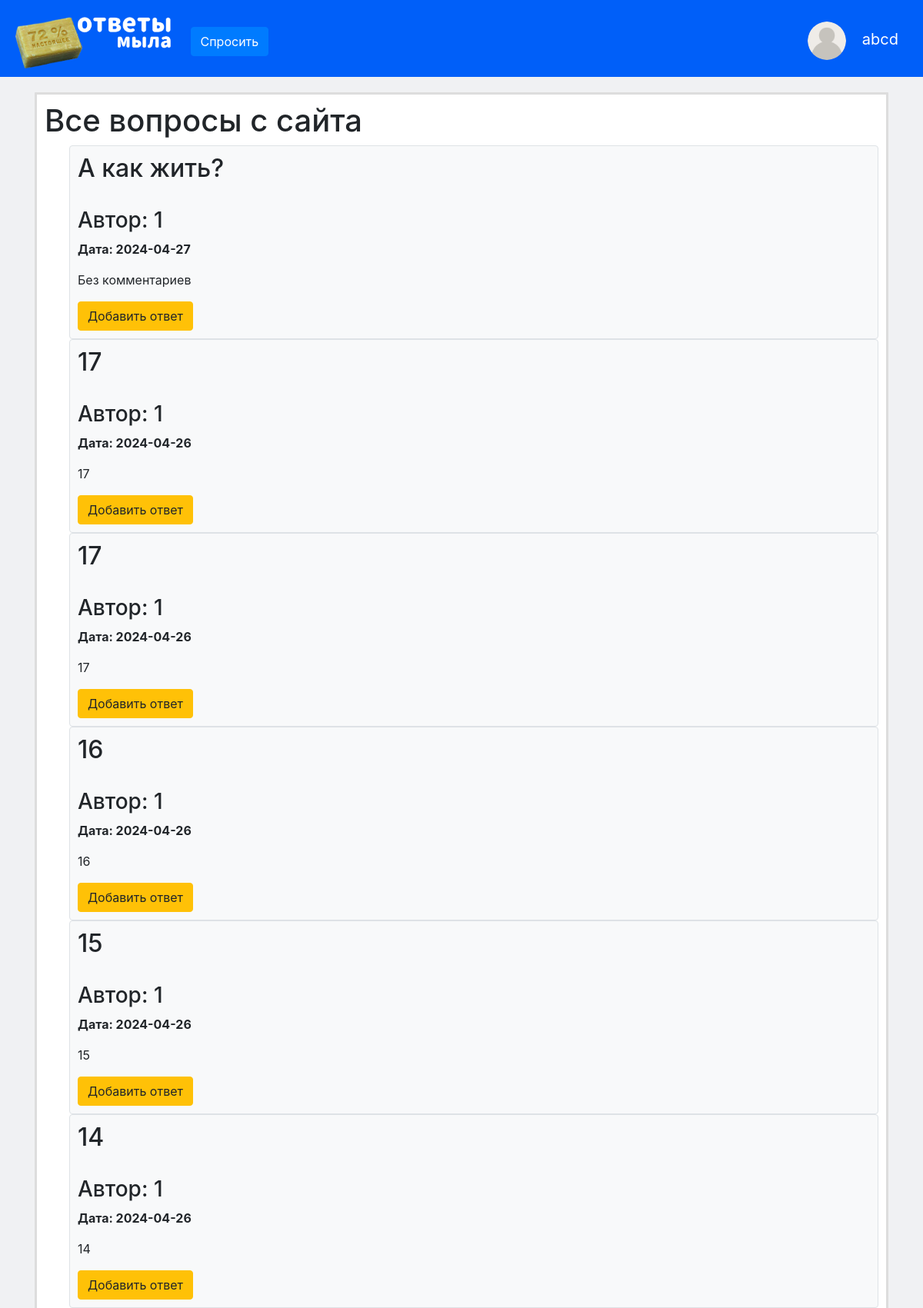
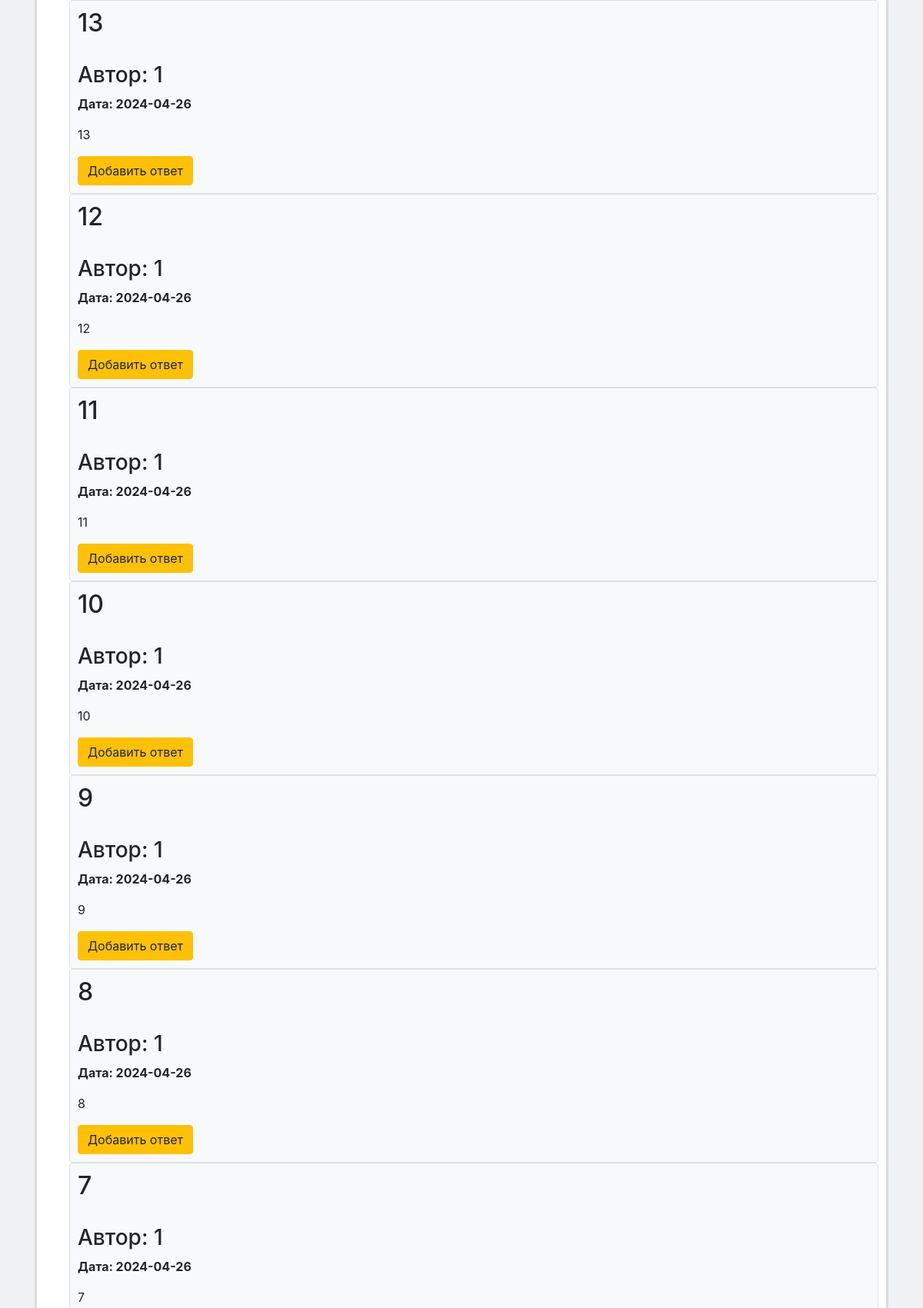
Screenshot of /show_questions (signed in, upper part) with the database file from the repository (2 pictures, top to bottom).
### data/users.py (models this page shows, shortened)
class User(SqlAlchemyBase, UserMixin):
    __tablename__ = 'users'
    id = sqlalchemy.Column(sqlalchemy.Integer, primary_key=True, autoincrement=True)
    name = sqlalchemy.Column(sqlalchemy.String, nullable=True)
    about = sqlalchemy.Column(sqlalchemy.String, nullable=True)
    email = sqlalchemy.Column(sqlalchemy.String, index=True, unique=True, nullable=True)
    hashed_password = sqlalchemy.Column(sqlalchemy.String, nullable=True)
    avatar = sqlalchemy.Column(sqlalchemy.String, nullable=True)
    created_date = sqlalchemy.Column(sqlalchemy.DateTime, default=datetime.datetime.now)
    news = orm.relationship("News", back_populates='user')

### data/news.py (models this page shows)
class News(SqlAlchemyBase):
    __tablename__ = 'news'
    id = sqlalchemy.Column(sqlalchemy.Integer, primary_key=True, autoincrement=True)
    title = sqlalchemy.Column(sqlalchemy.String, nullable=True)
    content = sqlalchemy.Column(sqlalchemy.String, nullable=True)
    created_date = sqlalchemy.Column(sqlalchemy.DateTime, default=datetime.datetime.now)
    is_private = sqlalchemy.Column(sqlalchemy.Boolean, default=True)
    user_id = sqlalchemy.Column(sqlalchemy.Integer, sqlalchemy.ForeignKey("users.id"))
    user = orm.relationship('User')

### main.py (the view)
@app.route('/show_questions', methods=['GET', 'POST'])
def show():
    db_sess = db_session.create_session()
    users = db_sess.query(User).all()
    db_sess2 = db_session.create_session()
    news = db_sess2.query(News).order_by(News.created_date.desc()).all()
    """user_id = request.form['user_id']
    print(2)
    news_id = request.form['news_id']
    print(user_id)
    print(news_id)"""
    return render_template('all_questions.html', news=news, users=users)

### data/db_session.py (called while the page is built)
def create_session() -> Session:
    global __factory
    return __factory()

### main.py (called while the page is built)
@login_manager.user_loader
def load_user(user_id):
    db_sess = db_session.create_session()
    return db_sess.query(User).get(user_id)

### templates/all_questions.html
{% extends "base.html" %}
{% block content %}
    <form class="main_window">
        <div style="margin: 10px;">
            <h1>Все вопросы с сайта</h1>
            <ul>
                {% for new in news %}
                <div class="col-md6 border rounded" style="background-color: #f8f9fa;">
                    <div style="margin: 10px;">
                        <h2 name='new.id'>{{new.title}}</h2>
                        {% for user in users %}
                            {% if (user.id == new.user_id) %}
                                <br><h3 name="user.id">Автор: {{ user.name }}</h3>
                            {% endif %}
                        {% endfor %}
                        <p><b>Дата: {{new.created_date.date() }}</b></p>
                        <p>{{ new.content}}</p>
                        <a class="btn btn-warning" href="/add_comment">
                            Добавить ответ
                        </a>
                    </div>
                </div>
                {% endfor %}
            </ul>
        </div>
    </form>
{% endblock %}

### templates/base.html (shortened to what this page needs)
<!doctype html>
<html lang="en">
<head>
    <link rel="stylesheet" type="text/css" href="/static/css/style.css" />
    <link rel="stylesheet" href="https://getbootstrap.com/docs/5.3/dist/css/bootstrap.min.css">
    <link rel="stylesheet" href="https://stackpath.bootstrapcdn.com/bootstrap/4.4.1/css/bootstrap.min.css">
</head>
<body style="background-color: #F0F1F3; ">
    <header >
        <nav class="navbar navbar-light unselectable"  style="background-color: #005FF9; height: 100px;">
            <p>
            <a class="navbar-brand unselectable" href="/" ><img src="/static/img/logo.png" width="211" height="80"></a>
            {% if current_user.is_authenticated %}
            <a class="btn btn-primary" href="/ask">Спросить</a>
            </p>
            <p>
            <a class="navbar-brand" href="/user"><img src=/{{current_user.avatar}} width="50" height="50" style="border-radius: 100%;"></a>
            <a class="navbar-brand" href="/user" style="color: white">{{ current_user.name }}</a>
            </p>
            {% endif %}
        </nav>
    </header>
    <main role="main" class="container">
        {% block content %}{% endblock %}
    </main>
</body>
</html>

### static/css/style.css (style rules this page uses)
h1 { color: #000000 }
.unselectable { -webkit-touch-callout: none; -webkit-user-select: none; -khtml-user-select: none; -moz-user-select: none; -ms-user-select: none; user-select: none; }
* { margin: 0; padding: 0; }
.main_window { background-color: #FFFFFF; margin-top: 20px; border-radius: 1px; border-style: solid; border-color: #DDDDDD; padding-bottom: 10px }

### rows the page displays
User: avatar (placeholder picture), name "abcd"
News: title "А как жить?", created_date "2024-04-27", content "Без комментариев"
User: name "1"
News: title "17", created_date "2024-04-26", content "17"
News: title "17", created_date "2024-04-26", content "17"
News: title "16", created_date "2024-04-26", content "16"
News: title "15", created_date "2024-04-26", content "15"
News: title "14", created_date "2024-04-26", content "14"
News: title "13", created_date "2024-04-26", content "13"
News: title "12", created_date "2024-04-26", content "12"
News: title "11", created_date "2024-04-26", content "11"
News: title "10", created_date "2024-04-26", content "10"
News: title "9", created_date "2024-04-26", content "9"
News: title "8", created_date "2024-04-26", content "8"
News: title "7", created_date "2024-04-26", content "7"
